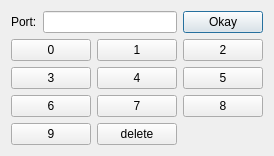
<?xml version="1.0" encoding="UTF-8"?>
<ui version="4.0">
 <class>dialogForPort</class>
 <widget class="QDialog" name="dialogForPort">
  <property name="geometry">
   <rect>
    <x>0</x>
    <y>0</y>
    <width>266</width>
    <height>128</height>
   </rect>
  </property>
  <property name="windowTitle">
   <string>Dialog</string>
  </property>
  <layout class="QVBoxLayout" name="verticalLayout">
   <item>
    <layout class="QHBoxLayout" name="horizontalLayout">
     <item>
      <widget class="QLabel" name="label">
       <property name="text">
        <string>Port:</string>
       </property>
      </widget>
     </item>
     <item>
      <widget class="QLineEdit" name="lineEdit"/>
     </item>
     <item>
      <widget class="QPushButton" name="pushButton">
       <property name="text">
        <string>Okay</string>
       </property>
      </widget>
     </item>
    </layout>
   </item>
   <item>
    <layout class="QGridLayout" name="gridLayout">
     <item row="2" column="0">
      <widget class="QPushButton" name="pushButton_6">
       <property name="text">
        <string>6</string>
       </property>
      </widget>
     </item>
     <item row="0" column="1">
      <widget class="QPushButton" name="pushButton_1">
       <property name="text">
        <string>1</string>
       </property>
      </widget>
     </item>
     <item row="2" column="1">
      <widget class="QPushButton" name="pushButton_7">
       <property name="text">
        <string>7</string>
       </property>
      </widget>
     </item>
     <item row="1" column="1">
      <widget class="QPushButton" name="pushButton_4">
       <property name="text">
        <string>4</string>
       </property>
      </widget>
     </item>
     <item row="2" column="2">
      <widget class="QPushButton" name="pushButton_8">
       <property name="text">
        <string>8</string>
       </property>
      </widget>
     </item>
     <item row="0" column="2">
      <widget class="QPushButton" name="pushButton_2">
       <property name="text">
        <string>2</string>
       </property>
      </widget>
     </item>
     <item row="1" column="2">
      <widget class="QPushButton" name="pushButton_5">
       <property name="text">
        <string>5</string>
       </property>
      </widget>
     </item>
     <item row="0" column="0">
      <widget class="QPushButton" name="pushButton_0">
       <property name="text">
        <string>0</string>
       </property>
      </widget>
     </item>
     <item row="1" column="0">
      <widget class="QPushButton" name="pushButton_3">
       <property name="text">
        <string>3</string>
       </property>
      </widget>
     </item>
     <item row="3" column="0">
      <widget class="QPushButton" name="pushButton_9">
       <property name="text">
        <string>9</string>
       </property>
      </widget>
     </item>
     <item row="3" column="1">
      <widget class="QPushButton" name="pushButton_delete">
       <property name="text">
        <string>delete</string>
       </property>
      </widget>
     </item>
    </layout>
   </item>
  </layout>
 </widget>
 <resources/>
 <connections/>
</ui>
